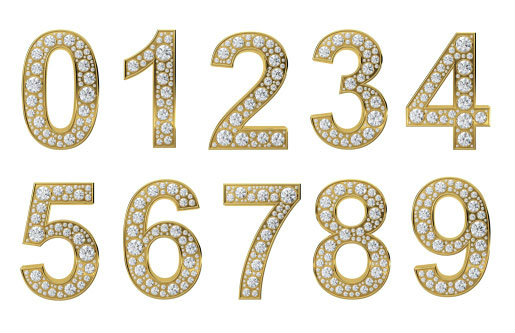
#> input picture b4.jpg, 515 x 333 px
$ python test.py
#> lines starting #> are read from the running program, lines starting #| are printed output that depends on the picture; after the words box and inside, x2 and y2 are one past the last pixel; in counts of white or black regions, pixels touching at a corner belong together
from imutils import contours
import imutils
import cv2
from google.colab.patches import cv2_imshow
import numpy as np

DIGITS_LOOKUP = {
    (1, 1, 1, 0, 1, 1, 1): 0,
    (0, 0, 1, 0, 0, 1, 0): 1,
    (1, 0, 1, 1, 1, 0, 1): 2,
    (1, 0, 1, 1, 0, 1, 1): 3,
    (0, 1, 1, 1, 0, 1, 0): 4,
    (1, 1, 0, 1, 0, 1, 1): 5,
    (1, 1, 0, 1, 1, 1, 1): 6,
    (1, 0, 1, 0, 0, 1, 0): 7,
    (1, 1, 1, 1, 1, 1, 1): 8,
    (1, 1, 1, 1, 0, 1, 1): 9
}
image_path = "b4.jpg"
image = cv2.imread(image_path)
#> image is the input picture: shape (333, 515, 3); mean B, G, R 216.7, 229, 233.3
cv2_imshow(image)
gray = cv2.cvtColor(image, cv2.COLOR_BGR2GRAY)
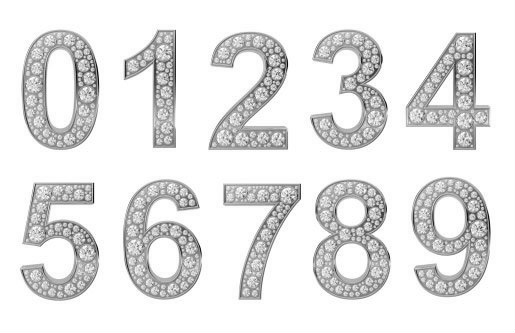
#> gray: shape (333, 515); min 4, max 255, mean 228.9
thresh = cv2.threshold(
    gray, 0, 255, cv2.THRESH_BINARY_INV | cv2.THRESH_OTSU)[1]
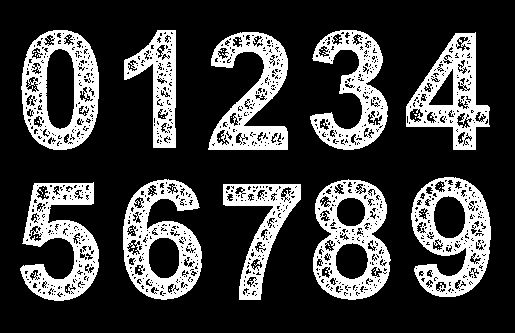
#> thresh: shape (333, 515); 24.7% white; 59 white regions (49 under 20 px), largest, box (x1, y1, x2, y2) and area: (411, 177, 491, 297) 4858, (313, 179, 391, 300) 4858, (123, 179, 202, 300) 4821
kernel = cv2.getStructuringElement(cv2.MORPH_ELLIPSE, (1, 5))
thresh = cv2.morphologyEx(thresh, cv2.MORPH_OPEN, kernel)
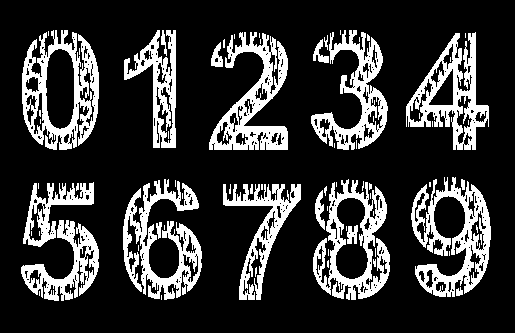
#> thresh: shape (333, 515); 21.3% white; 70 white regions (49 under 20 px), largest, box (x1, y1, x2, y2) and area: (411, 177, 491, 297) 4094, (22, 30, 99, 150) 4058, (123, 179, 202, 300) 3977
cv2_imshow(thresh)
kernel = np.ones((5, 5), np.uint8)
dilation = cv2.dilate(thresh, kernel, iterations=1)
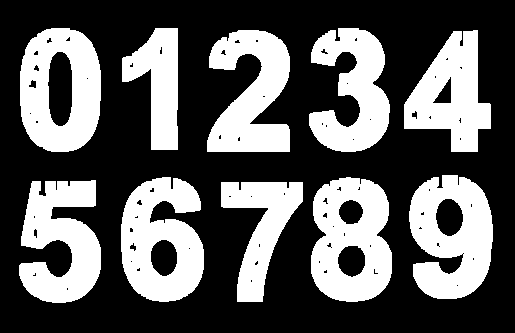
#> dilation: shape (333, 515); 36.6% white; 10 white regions, largest, box (x1, y1, x2, y2) and area: (311, 177, 392, 302) 7250, (409, 175, 493, 299) 7237, (121, 177, 204, 302) 7146
erosion = cv2.erode(dilation, kernel, iterations=1)
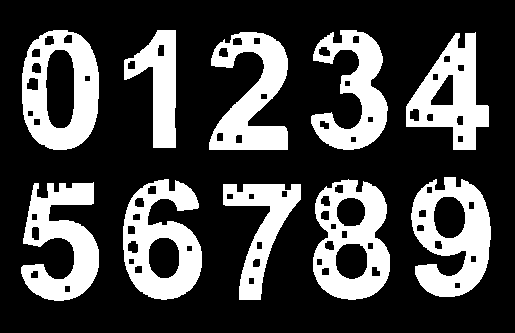
#> erosion: shape (333, 515); 27.9% white; 10 white regions
cv2_imshow(erosion)
erosion = imutils.rotate_bound(erosion, -6)
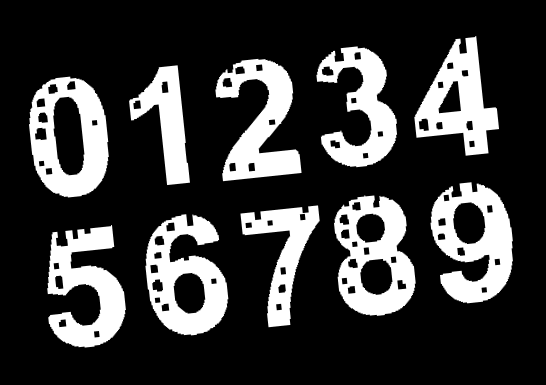
#> erosion: shape (385, 546); min 0, max 255, mean 58.1
cv2_imshow(erosion)
cnts = cv2.findContours(
    erosion.copy(), cv2.RETR_EXTERNAL, cv2.CHAIN_APPROX_SIMPLE)
#> cnts = 10 contours; largest, box (x1, y1, x2, y2) and area: (29, 76, 109, 198) 7792, (333, 195, 416, 316) 7499, (430, 182, 513, 304) 6911, (145, 214, 229, 336) 6877, (414, 35, 500, 156) 5501
cnts = imutils.grab_contours(cnts)
digitCnts = []
image_w_bbox = image.copy()
image_w_bbox = imutils.rotate_bound(image_w_bbox, -6)
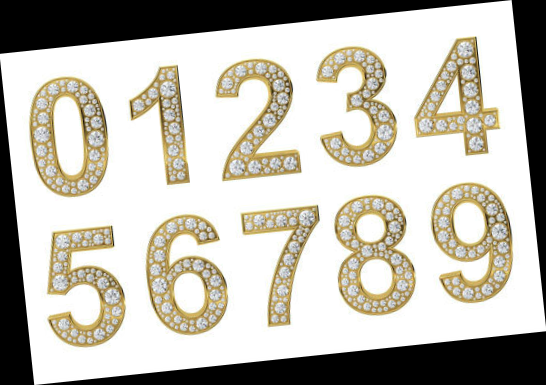
#> image_w_bbox: shape (385, 546, 3); mean B, G, R 176.8, 186.9, 190.4
for c in cnts:
    (x, y, w, h) = cv2.boundingRect(c)
    if w >= 10 and (h >= 130 and h <= 170):
        digitCnts.append(c)
        image_w_bbox = cv2.rectangle(
            image_w_bbox, (x, y), (x+w, y+h), (0, 255, 0), 2)
#> this loop made 10 passes
#> (x, y, w, h) on passes 1 to 10: (47, 225, 79, 123), (145, 214, 84, 122), (240, 205, 80, 123), (333, 195, 83, 121), (430, 182, 83, 122), (29, 76, 80, 122), (129, 65, 61, 121), (215, 58, 87, 124), (316, 46, 82, 122), (414, 35, 86, 121)
#> after the loop, digitCnts = []
cv2_imshow(image_w_bbox)
#> (the run stopped early here; a loop or call above may not have finished)
